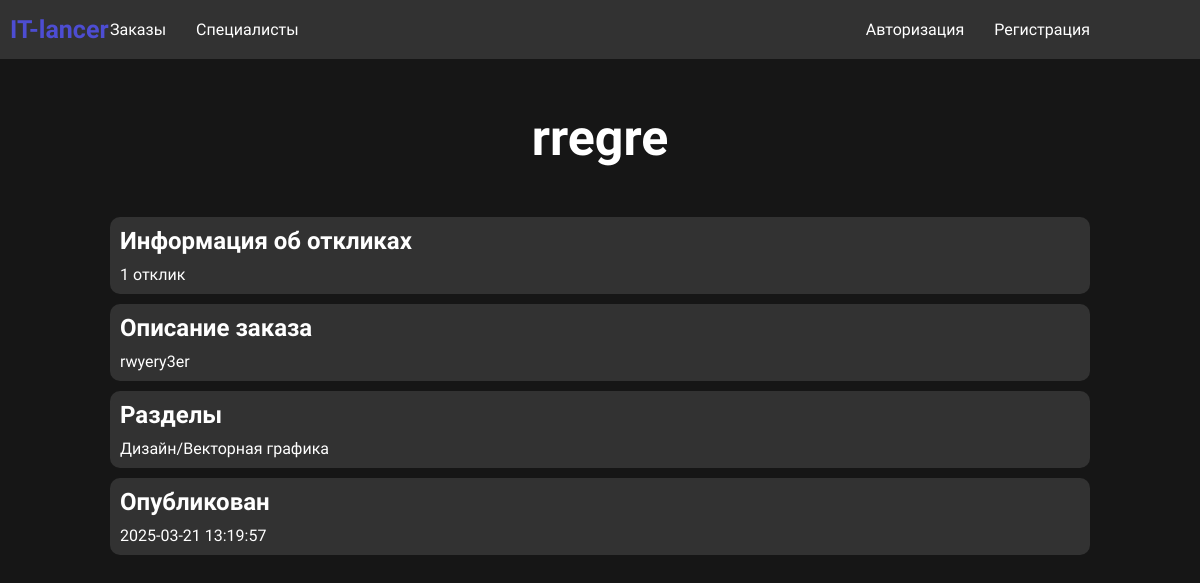
The page /order.php?id=12 on the database its author committed.
### tables this page shows
CREATE TABLE `orders` (
  `id` int(11) NOT NULL,
  `name` varchar(255) NOT NULL,
  `description` text NOT NULL,
  `sphere_type_id` int(11) NOT NULL,
  `user_id` int(11) NOT NULL,
  `date` datetime NOT NULL DEFAULT current_timestamp(),
  `price` varchar(255) DEFAULT NULL,
  `status_id` int(11) NOT NULL DEFAULT 1
);

CREATE TABLE `spheres` (
  `id` int(11) NOT NULL,
  `name` varchar(255) NOT NULL
);

CREATE TABLE `sphere_types` (
  `id` int(11) NOT NULL,
  `sphere_id` int(11) NOT NULL,
  `name` varchar(255) NOT NULL
);

### order.php (the view, shortened to what this page needs)
<?php
include "components/core.php";
include "components/header.php";
$order_id = intval($_GET['id']);
$select_order = "SELECT `orders`.`id` AS `ord_id`, `orders`.`name` AS `ord_name`, `orders`.`description` AS `ord_desc`, `orders`.`user_id` AS `ord_user_id`, `orders`.`date` AS `ord_date`, `orders`.`price` AS `ord_price`, `users`.`login` AS `user_login`, `users`.`date` AS `user_date`, `sphere_types`.`name` AS `sphere_types_name`, `spheres`.`name` AS `spheres_name`
FROM `orders`
	LEFT JOIN `users` ON `orders`.`user_id` = `users`.`id`
	LEFT JOIN `sphere_types` ON `orders`.`sphere_type_id` = `sphere_types`.`id`
	LEFT JOIN `spheres` ON `sphere_types`.`sphere_id` = `spheres`.`id`
WHERE `orders`.`id` = $order_id";
$select_order_res = $link->query($select_order);
$order = $select_order_res->fetch_assoc();
?>
<div class="page_header">
    <div class="content">
        <div class="page_header_center">
            <h1><?php echo $order['ord_name']; ?></h1>
        </div>
    </div>
</div>
<div class="response">
    <div class="content">
        <div class="response_block standart">
            <h2>Информация об откликах</h2>
            <?php
            $select_response = "SELECT * FROM `responses` WHERE `order_id` = $order_id";
            $select_response_res = $link->query($select_response);
            $responses = $select_response_res -> num_rows;
            if($responses < 1){
            ?>
            <p>В этом заказе еще нет откликов.</p>
            <?php }else{ ?>
            <p><?php echo $responses; ?> отклик</p>
                <?php } ?>
        </div>
    </div>
</div>
<div class="order_info">
    <div class="content">
        <div class="order_info_block">
            <div class="order_info_block-item standart">
                <h2>Описание заказа</h2>
                <p><?php echo $order['ord_desc']; ?></p>
            </div>
            <div class="order_info_block-item standart">
                <h2>Разделы</h2>
                <p><?php echo $order['spheres_name']; ?>/<?php echo $order['sphere_types_name']; ?></p>
            </div>
            <div class="order_info_block-item standart">
                <h2>Опубликован</h2>
                <p><?php echo $order['ord_date']; ?></p>
            </div>
        </div>
    </div>
</div>

### styles/style.css (style rules this page uses)
* { padding: 0; margin: 0; box-sizing: border-box; font-family: "Ubuntu", serif; }
body { background-color: #161616; color: white; }
.standart { background-color: rgba(50, 50, 50, 100); border-radius: 10px; padding: 10px; display: flex; flex-direction: column; gap: 10px; min-width: 550px; margin: 10px; }
.content { max-width: 1000px; margin: 0 auto; }
.page_header_center { display: flex; justify-content: center; font-size: 25px; margin-bottom: 50px; }

### rows shown on the page
orders: name "rregre", description "rwyery3er", spheres.name "Дизайн", sphere_type.name "Векторная графика", date "2025-03-21 13:19:57"

### other values the page prints
$responses "1"
